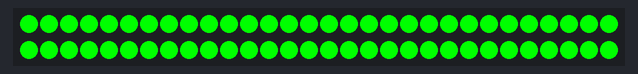
The sketch below on a simulated Arduino Uno, built with avr-gcc and run on an emulated ATmega328P. Parts: 60 RGB LEDs in strip order, left to right, continuing on the next row. Colours are those a GRB WS2812 strip shows for the declared byte order.

Above: at 0.1 s.
At 0.6 s:
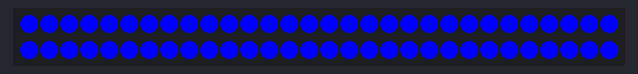

The sketch:

RpmLedStrip.ino
```cpp
//https://www.xsimulator.net/community/threads/simtools-v3-rpm-dash-example-with-arduino-sketch.17871/

//################################################
// RPM Dash Example
// 4/8/2023
// Started by Dustin Arrell
//################################################
#include <FastLED.h>

//**************** Leds *****************
#define NUM_LEDS 60 //The number of led's used in your led strip
#define COLOR2_START 20 //Switch to color #2 after this led
#define COLOR3_START 40 //Switch to color #3 after this led
#define BRIGHTNESS 255 //255 max
#define DATA_LEDPIN1 12 //LED output pin1
//#define DATA_LEDPIN2 13 //add another led strip?

//************** Variables **************
int RpmOld = 0, bufferArray[2];
CRGB color_1, color_2, color_3, leds[NUM_LEDS];

//**************** Setup ****************
void setup() {
  //Led Colors (Know that some LED Strips swap R and G)
  color_1.setRGB( 255, 0, 0); //Set color #1
  color_2.setRGB( 0, 255, 0); //Set color #2
  color_3.setRGB( 0, 0, 255); //Set color #3

  //Initialize the LED Strip pin's
  FastLED.addLeds<WS2812B, DATA_LEDPIN1, RGB>(leds, NUM_LEDS);
  //FastLED.addLeds<WS2812B, DATA_LEDPIN2, RGB>(leds, NUM_LEDS); //add another strip

  //Set Brightness
  FastLED.setBrightness(BRIGHTNESS);

  //Color_1
  Set_Color1();
  FastLED.show();
  delay(250);

 //Color_2
  Set_Color2();
  FastLED.show();
  delay(250);

  //Color_3
  Set_Color3();
  FastLED.show();
  delay(250);

  //Clear
  Clear_Strip();
  FastLED.show();

  //Start Serial
  Serial.begin(115200); // opens serial port, sets data rate to 11520 bps
}

//**************** Loop *****************
void loop(){
  if (Serial.available() >= 2){ //if 2 bits available in the serial buffer...
    bufferArray[0] = Serial.read();
    if (bufferArray[0] == 'R'){
      bufferArray[0] = Serial.read();

      //Set sign
      bufferArray[1] = map(bufferArray[0], 0, 255, 0, NUM_LEDS);
      if (RpmOld != bufferArray[1]){
        RpmOld = bufferArray[1];
        Set_Strip(bufferArray[1]);
        FastLED.show();
      }
    }
  }
}

//************ Set Color 1 **************
void Set_Color1 (){
  //set all leds to color_1
   for (int i=0; i < NUM_LEDS; i++) {
    leds[i] = color_1;
  }
}

//************ Set Color 2 **************
void Set_Color2 (){
  //set all leds to color_2
  for (int i=0; i < NUM_LEDS; i++) {
    leds[i] = color_2;
  }
}

//************ Set Color 3 **************
void Set_Color3 (){
  //set all leds to color_3
  for (int i=0; i < NUM_LEDS; i++) {
    leds[i] = color_3;
  }
}

//************ Clear Leds ***************
void Clear_Strip (){
  //set all leds off
  for (int i=0; i < NUM_LEDS; i++) {
    leds[i] = CRGB::Black;
  }
}

//************** Set Strip ***************
void Set_Strip (int End){
  if (End < COLOR2_START){
    for (int a=0; a < End; a++) {
      leds[a] = color_1;
    }
    for (int b=End; b < NUM_LEDS; b++) {
      leds[b] = CRGB::Black;
    }
  } else {
    for (int s=0; s < COLOR2_START; s++) {
      leds[s] = color_1;
    }
    if (End < COLOR3_START){
      for (int q=COLOR2_START; q < End; q++) {
        leds[q] = color_2;
      }
      for (int c=End; c < NUM_LEDS; c++) {
        leds[c] = CRGB::Black;
      }
    } else {
      for (int w=COLOR2_START; w < COLOR3_START; w++) {
        leds[w] = color_2;
      }
      for (int e=COLOR3_START; e < End; e++) {
        leds[e] = color_3;
      }
      for (int f=End; f < NUM_LEDS; f++) {
        leds[f] = CRGB::Black;
      }
    }
  }
}
```
